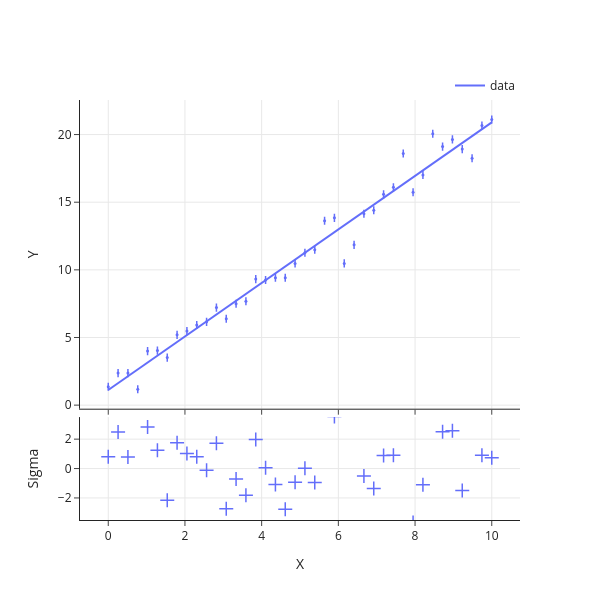

This figure's notebook cell:
### Code cell
fig = Plot.infer(post)
fig.save('./quickstart/fit')
